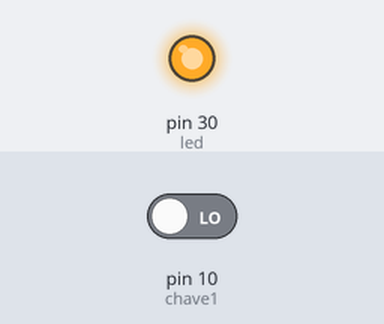
This sketch was run on a simulated Arduino Mega 2560, built with avr-gcc and run on an emulated ATmega2560. On the bench: output pins drawn as LEDs (lit = HIGH). Inputs (shaded band) come from the test bench; at power-on: pin 10 (chave1) LOW.

Above: at 1.2 s.
1.3 s: pin 10 (chave1) driven HIGH
At 2.4 s:
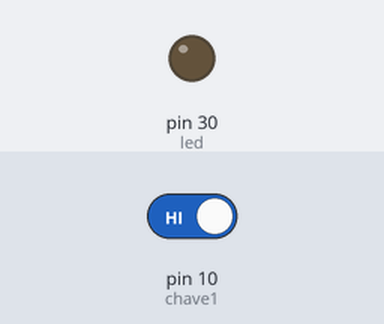
2.8 s: pin 10 (chave1) driven LOW
At 3.5 s:
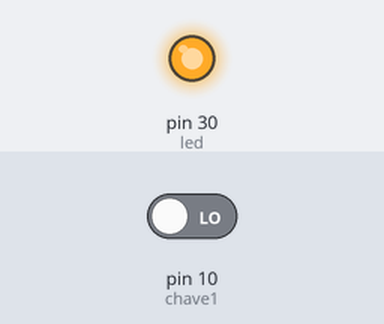
Timing chart, 0 to 5.8 s (numbered marks = the images above; inputs shaded):
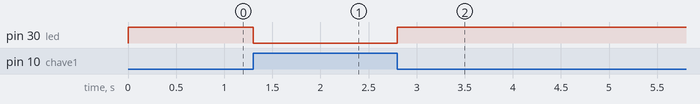

The sketch:

prog_2.ino
```cpp
#define chave1 10
#define chave2 11
#define led 30

void setup()
{
    pinMode(chave1,INPUT);
   pinMode(chave2,INPUT);
   pinMode(led,OUTPUT);
   Serial.begin(9600);
}

void loop()
{
 bool e1,e2,s1;
 e1=digitalRead(chave1);
 s1=!e1;

  //if(e1==1)
 //s1=0;
 //else
 //s1=1;

 digitalWrite(led,s1);

}
```

Measured:
- after the input at 1.3 s, pin 30 (led): HIGH → LOW at once
- after the input at 2.8 s, pin 30 (led): LOW → HIGH at once
